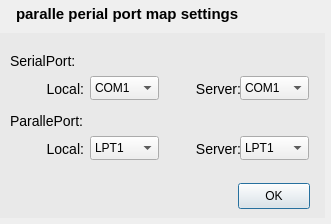
<?xml version="1.0" encoding="UTF-8"?>
<ui version="4.0">
 <class>DesktopSettingDialog</class>
 <widget class="QDialog" name="DesktopSettingDialog">
  <property name="geometry">
   <rect>
    <x>0</x>
    <y>0</y>
    <width>331</width>
    <height>224</height>
   </rect>
  </property>
  <property name="windowTitle">
   <string>Dialog</string>
  </property>
  <property name="styleSheet">
   <string notr="true">QDialog{
background-image:url(&quot;:image/resource/image/skin_expand.png&quot;);
border:1px solid #e9e9e9;
border-radius:5px;
font-size: 14px;
margin-bottom: 5px;
}

/*QGroupBox{
margin-left: 5px;
margin-right: 5px;
}(/</string>
  </property>
  <widget class="QWidget" name="layoutWidget">
   <property name="geometry">
    <rect>
     <x>0</x>
     <y>0</y>
     <width>305</width>
     <height>27</height>
    </rect>
   </property>
   <layout class="QHBoxLayout" name="horizontalLayout_11">
    <property name="leftMargin">
     <number>2</number>
    </property>
    <item>
     <widget class="QLabel" name="label_8">
      <property name="minimumSize">
       <size>
        <width>8</width>
        <height>25</height>
       </size>
      </property>
      <property name="maximumSize">
       <size>
        <width>8</width>
        <height>25</height>
       </size>
      </property>
      <property name="styleSheet">
       <string notr="true"/>
      </property>
      <property name="text">
       <string/>
      </property>
     </widget>
    </item>
    <item>
     <widget class="QLabel" name="label_9">
      <property name="styleSheet">
       <string notr="true">color:0;/*#8bc600;*/
font: bold 11pt;</string>
      </property>
      <property name="text">
       <string>paralle perial port map settings</string>
      </property>
     </widget>
    </item>
   </layout>
  </widget>
  <widget class="QWidget" name="widget" native="true">
   <property name="geometry">
    <rect>
     <x>0</x>
     <y>33</y>
     <width>331</width>
     <height>191</height>
    </rect>
   </property>
   <property name="styleSheet">
    <string notr="true">QWidget#widget{
background-color:#e9e9e9;
margin-right:6px;
margin-bottom:6px;
}
QLabel{
font-size: 14px;
}</string>
   </property>
   <widget class="QComboBox" name="comboBox_ss">
    <property name="geometry">
     <rect>
      <x>240</x>
      <y>43</y>
      <width>69</width>
      <height>24</height>
     </rect>
    </property>
    <item>
     <property name="text">
      <string>COM1</string>
     </property>
    </item>
    <item>
     <property name="text">
      <string>COM2</string>
     </property>
    </item>
    <item>
     <property name="text">
      <string>COM3</string>
     </property>
    </item>
    <item>
     <property name="text">
      <string>COM4</string>
     </property>
    </item>
    <item>
     <property name="text">
      <string>COM5</string>
     </property>
    </item>
    <item>
     <property name="text">
      <string>COM6</string>
     </property>
    </item>
    <item>
     <property name="text">
      <string>COM7</string>
     </property>
    </item>
    <item>
     <property name="text">
      <string>COM8</string>
     </property>
    </item>
    <item>
     <property name="text">
      <string>COM9</string>
     </property>
    </item>
   </widget>
   <widget class="QLabel" name="label_4">
    <property name="geometry">
     <rect>
      <x>170</x>
      <y>43</y>
      <width>71</width>
      <height>26</height>
     </rect>
    </property>
    <property name="text">
     <string>Server:</string>
    </property>
    <property name="alignment">
     <set>Qt::AlignRight|Qt::AlignTrailing|Qt::AlignVCenter</set>
    </property>
   </widget>
   <widget class="QLabel" name="label_3">
    <property name="geometry">
     <rect>
      <x>23</x>
      <y>43</y>
      <width>61</width>
      <height>26</height>
     </rect>
    </property>
    <property name="text">
     <string>Local:</string>
    </property>
    <property name="alignment">
     <set>Qt::AlignRight|Qt::AlignTrailing|Qt::AlignVCenter</set>
    </property>
   </widget>
   <widget class="QComboBox" name="comboBox_sl">
    <property name="geometry">
     <rect>
      <x>90</x>
      <y>43</y>
      <width>69</width>
      <height>24</height>
     </rect>
    </property>
    <item>
     <property name="text">
      <string>COM1</string>
     </property>
    </item>
    <item>
     <property name="text">
      <string>COM2</string>
     </property>
    </item>
    <item>
     <property name="text">
      <string>COM3</string>
     </property>
    </item>
    <item>
     <property name="text">
      <string>COM4</string>
     </property>
    </item>
    <item>
     <property name="text">
      <string>COM5</string>
     </property>
    </item>
    <item>
     <property name="text">
      <string>COM6</string>
     </property>
    </item>
    <item>
     <property name="text">
      <string>COM7</string>
     </property>
    </item>
    <item>
     <property name="text">
      <string>COM8</string>
     </property>
    </item>
    <item>
     <property name="text">
      <string>COM9</string>
     </property>
    </item>
   </widget>
   <widget class="QComboBox" name="comboBox_ps">
    <property name="geometry">
     <rect>
      <x>240</x>
      <y>103</y>
      <width>69</width>
      <height>24</height>
     </rect>
    </property>
    <item>
     <property name="text">
      <string>LPT1</string>
     </property>
    </item>
    <item>
     <property name="text">
      <string>LPT2</string>
     </property>
    </item>
    <item>
     <property name="text">
      <string>LPT3</string>
     </property>
    </item>
   </widget>
   <widget class="QComboBox" name="comboBox_pl">
    <property name="geometry">
     <rect>
      <x>90</x>
      <y>103</y>
      <width>69</width>
      <height>24</height>
     </rect>
    </property>
    <item>
     <property name="text">
      <string>LPT1</string>
     </property>
    </item>
    <item>
     <property name="text">
      <string>LPT2</string>
     </property>
    </item>
    <item>
     <property name="text">
      <string>LPT3</string>
     </property>
    </item>
   </widget>
   <widget class="QLabel" name="label_7">
    <property name="geometry">
     <rect>
      <x>23</x>
      <y>103</y>
      <width>61</width>
      <height>26</height>
     </rect>
    </property>
    <property name="text">
     <string>Local:</string>
    </property>
    <property name="alignment">
     <set>Qt::AlignRight|Qt::AlignTrailing|Qt::AlignVCenter</set>
    </property>
   </widget>
   <widget class="QLabel" name="label_6">
    <property name="geometry">
     <rect>
      <x>170</x>
      <y>103</y>
      <width>71</width>
      <height>26</height>
     </rect>
    </property>
    <property name="text">
     <string>Server:</string>
    </property>
    <property name="alignment">
     <set>Qt::AlignRight|Qt::AlignTrailing|Qt::AlignVCenter</set>
    </property>
   </widget>
   <widget class="QPushButton" name="pushBtn_ok">
    <property name="geometry">
     <rect>
      <x>238</x>
      <y>150</y>
      <width>72</width>
      <height>26</height>
     </rect>
    </property>
    <property name="minimumSize">
     <size>
      <width>0</width>
      <height>26</height>
     </size>
    </property>
    <property name="maximumSize">
     <size>
      <width>16777215</width>
      <height>26</height>
     </size>
    </property>
    <property name="styleSheet">
     <string notr="true">/*QPushButton{
color: rgb(255, 255, 255);
font: bold 12pt;
border-radius: 0px;                                        
background-color: #669900;}                                       
QPushButton:hover{                                        
background-color: #77b200;}                                       
QPushButton:pressed{                                        
background-color: #99cc00;}*/                                     </string>
    </property>
    <property name="text">
     <string>OK</string>
    </property>
   </widget>
   <widget class="QLabel" name="label">
    <property name="geometry">
     <rect>
      <x>10</x>
      <y>15</y>
      <width>81</width>
      <height>26</height>
     </rect>
    </property>
    <property name="text">
     <string>SerialPort:</string>
    </property>
   </widget>
   <widget class="QLabel" name="label_2">
    <property name="geometry">
     <rect>
      <x>10</x>
      <y>75</y>
      <width>81</width>
      <height>26</height>
     </rect>
    </property>
    <property name="text">
     <string>ParallePort:</string>
    </property>
   </widget>
  </widget>
 </widget>
 <resources/>
 <connections/>
</ui>
